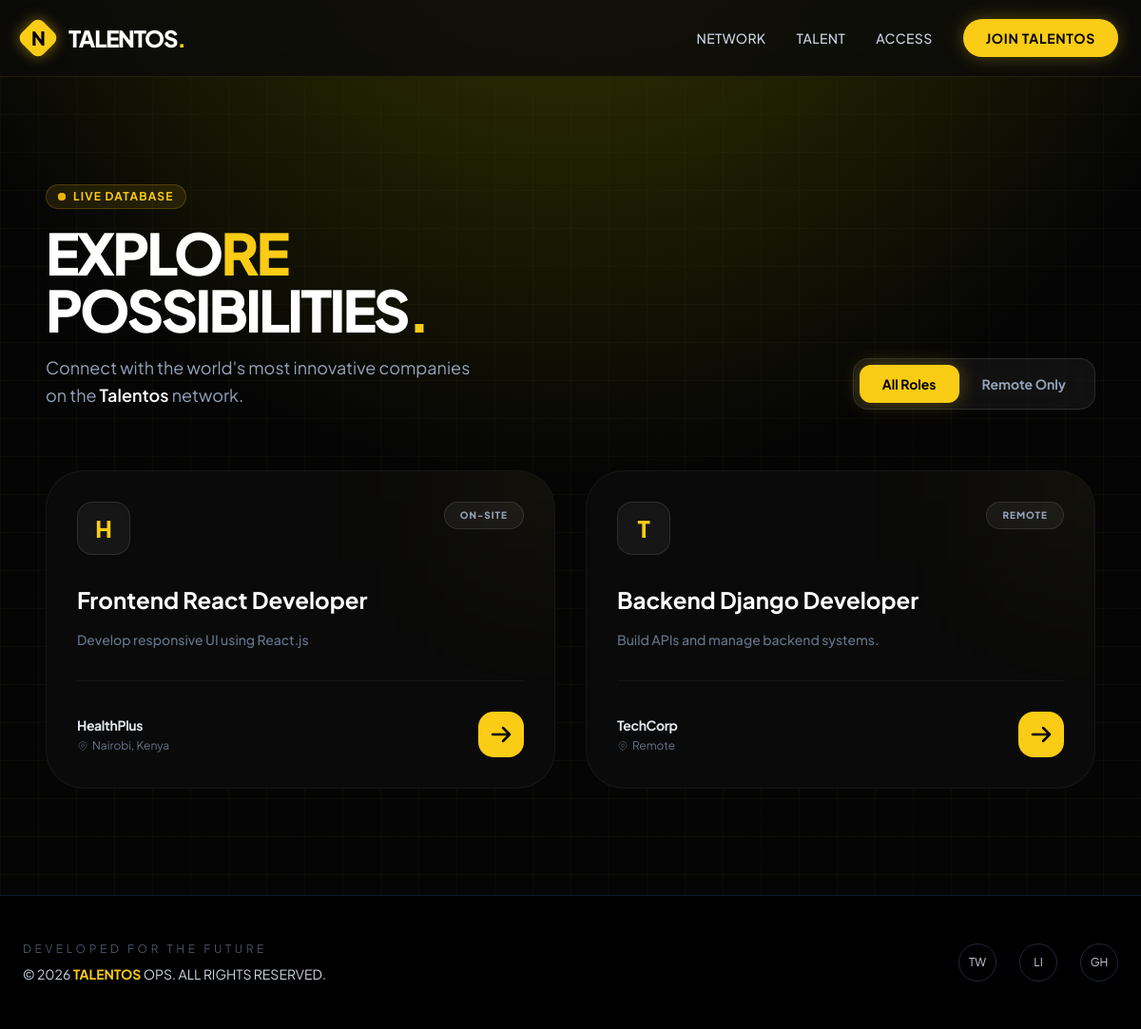
Screenshot of /jobs/ with the database file from the repository.
### jobs/models.py (models this page shows, shortened)
class Job(models.Model):
    organization = models.ForeignKey(
        Organization,
        on_delete=models.CASCADE,
        related_name="jobs"
    )
    title = models.CharField(max_length=255)
    description = models.TextField()
    LOCATION_CHOICES = [
        ("remote", "Remote"),
        ("onsite", "On-site"),
        ("hybrid", "Hybrid"),
    ]
    location_type = models.CharField(
        max_length=20,
        choices=LOCATION_CHOICES
    )
    location = models.CharField(max_length=255, blank=True)
    is_active = models.BooleanField(default=True)
    created_at = models.DateTimeField(auto_now_add=True)
    expires_at = models.DateTimeField(null=True, blank=True)

### members/models.py (models this page shows, shortened)
class Organization(models.Model):
    name = models.CharField(max_length=255)
    slug = models.SlugField(unique=True)
    description = models.TextField(blank=True)
    website = models.URLField(blank=True)
    created_at = models.DateTimeField(auto_now_add=True)

### jobs/views.py (the view)
# urls.py: path('', views.job_list, name='job_list'),                 # /jobs/ -> list all jobs
def job_list(request):
    jobs = Job.objects.all().order_by('-created_at')
    return render(request, "jobs/job_list.html", {"jobs": jobs})

### jobs/templates/jobs/job_list.html (shortened to what this page needs)
{% extends "members/base.html" %}
{% block content %}
<div class="max-w-7xl mx-auto px-6 py-16">
    <div class="flex flex-col lg:flex-row lg:items-end justify-between mb-16 gap-8">
        <div class="space-y-4">
            <div class="inline-flex items-center gap-2 px-3 py-1 rounded-full bg-yellow-400/10 border border-yellow-400/20 text-yellow-400 text-xs font-bold uppercase tracking-widest">
                <span class="relative flex h-2 w-2">
                    <span class="relative inline-flex rounded-full h-2 w-2 bg-yellow-500"></span>
                </span>
                Live Database
            </div>
            <h1 class="text-5xl md:text-6xl font-black text-white tracking-tighter">
                EXPLO<span class="text-yellow-400">RE</span><br/>POSSIBILITIES<span class="text-yellow-400">.</span>
            </h1>
            <p class="text-slate-400 max-w-md text-lg leading-relaxed">
                Connect with the world's most innovative companies on the <span class="text-white font-semibold">Talentos</span> network.
            </p>
        </div>
        <div class="flex p-1.5 bg-white/5 backdrop-blur-xl border border-white/10 rounded-2xl">
            <button class="px-6 py-2.5 bg-yellow-400 text-black rounded-xl text-sm font-bold transition-all shadow-[0_0_20px_rgba(250,204,21,0.3)]">
                All Roles
            </button>
            <button class="px-6 py-2.5 text-slate-400 hover:text-white rounded-xl text-sm font-bold transition-all">
                Remote Only
            </button>
        </div>
    </div>
    <div class="grid grid-cols-1 md:grid-cols-2 xl:grid-cols-3 gap-8">
        {% for job in jobs %}
        <div class="group relative bg-[#0A0A0A] border border-white/5 rounded-[2.5rem] p-8 transition-all duration-500 hover:border-yellow-400/50 hover:bg-[#111111] overflow-hidden">
            <div class="absolute -top-24 -right-24 h-48 w-48 bg-yellow-400/5 blur-[80px] group-hover:bg-yellow-400/10 transition-all duration-500"></div>
            <div class="flex justify-between items-start mb-8 relative z-10">
                <div class="h-14 w-14 rounded-2xl bg-white/5 border border-white/10 flex items-center justify-center text-yellow-400 font-black text-2xl group-hover:scale-110 group-hover:border-yellow-400/30 transition-all duration-500 shadow-inner">
                    {{ job.organization.name|slice:":1" }}
                </div>
                <div class="px-4 py-1.5 rounded-full bg-white/5 border border-white/10 text-[10px] font-black uppercase tracking-widest text-slate-400 group-hover:text-yellow-400 group-hover:border-yellow-400/20 transition-all">
                    {{ job.get_location_type_display }}
                </div>
            </div>
            <div class="space-y-4 relative z-10">
                <h3 class="text-2xl font-bold text-white leading-tight group-hover:text-yellow-400 transition-colors">
                    {{ job.title }}
                </h3>
                <p class="text-slate-500 text-sm leading-relaxed line-clamp-2 font-medium">
                    {{ job.description|truncatechars:110 }}
                </p>
            </div>
            <div class="mt-8 pt-8 border-t border-white/5 flex items-center justify-between relative z-10">
                <div class="flex flex-col">
                    <span class="text-sm font-bold text-slate-200 tracking-tight">{{ job.organization.name }}</span>
                    <span class="text-xs text-slate-500 mt-1 flex items-center gap-1">
                        <svg class="w-3 h-3" fill="none" stroke="currentColor" viewBox="0 0 24 24"><path d="M17.657 16.657L13.414 20.9a1.998 1.998 0 01-2.827 0l-4.244-4.243a8 8 0 1111.314 0z"></path><path d="M15 11a3 3 0 11-6 0 3 3 0 016 0z"></path></svg>
                        {{ job.location }}
                    </span>
                </div>
                <a href="{% url 'job_detail' job.id %}"
                   class="flex items-center justify-center h-12 w-12 rounded-2xl bg-yellow-400 text-black transform transition-all duration-500 group-hover:rotate-[360deg] group-hover:shadow-[0_0_25px_rgba(250,204,21,0.4)]">
                    <svg xmlns="http://www.w3.org/2000/svg" class="h-6 w-6" fill="none" viewBox="0 0 24 24" stroke="currentColor" stroke-width="2.5">
                        <path stroke-linecap="round" stroke-linejoin="round" d="M14 5l7 7m0 0l-7 7m7-7H3" />
                    </svg>
                </a>
            </div>
        </div>
        {% endfor %}
    </div>
</div>
{% endblock %}

### members/templates/members/base.html (shortened to what this page needs)
<!DOCTYPE html>
<html lang="en" class="scroll-smooth">
<head>
    <script src="https://cdn.tailwindcss.com"></script>
</head>
<body class="text-slate-300 min-h-screen flex flex-col">
    <nav class="glass-nav sticky top-0 z-50">
        <div class="max-w-7xl mx-auto px-6 h-20 flex justify-between items-center">
            <div class="flex items-center gap-2">
                <div class="h-8 w-8 bg-yellow-400 rounded-lg rotate-45 flex items-center justify-center shadow-[0_0_15px_rgba(250,204,21,0.5)]">
                    <div class="-rotate-45 text-black font-black text-xl">N</div>
                </div>
                <a href="{% url 'home' %}" class="group flex items-center no-underline">
                    <h1 class="text-2xl font-extrabold tracking-tighter text-white ml-2 transition-all group-hover:opacity-80">
                        TALENTOS<span class="text-yellow-400 group-hover:animate-pulse">.</span>
                    </h1>
                </a>
            </div>
            <div class="hidden md:flex items-center gap-8 text-sm font-medium tracking-wide">
                <a href="{% url 'dashboard' %}" class="hover:text-yellow-400 transition-colors uppercase">Network</a>
                <a href="#" class="hover:text-yellow-400 transition-colors uppercase">Talent</a>
                {% if user.is_authenticated %}
                    <div class="h-4 w-[1px] bg-slate-800"></div>
                    <span class="text-slate-500 uppercase">Awaiting: <span class="text-white">{{ user.username }}</span></span>
                    <form method="post" action="{% url 'logout' %}" style="display:inline;">
                        {% csrf_token %}
                        <button type="submit" class="border border-yellow-400/20 px-5 py-2 rounded-full hover:bg-yellow-400 hover:text-black transition-all">
                            LOGOUT
                        </button>
                    </form>
                {% else %}
                    <a href="{% url 'login' %}" class="hover:text-yellow-400 transition-colors uppercase">Access</a>
                    <a href="{% url 'signup' %}" class="btn-yellow text-black px-6 py-2.5 rounded-full font-bold uppercase tracking-wider">Join TALENTOS</a>
                {% endif %}
            </div>
        </div>
    </nav>
    <main class="flex-grow">
        <div class="max-w-7xl mx-auto px-6 py-12">
            {% block content %}{% endblock %}
        </div>
    </main>
    <footer class="border-t border-slate-900 bg-black py-12">
        <div class="max-w-7xl mx-auto px-6 flex flex-col md:flex-row justify-between items-center gap-8">
            <div class="text-center md:text-left">
                <p class="text-xs uppercase tracking-[0.3em] text-slate-600 mb-2">Developed for the Future</p>
                <p class="text-sm">&copy; 2026 <span class="text-yellow-400 font-bold">TALENTOS</span> OPS. ALL RIGHTS RESERVED.</p>
            </div>
            <div class="flex gap-6">
                <div class="h-10 w-10 border border-slate-800 rounded-full flex items-center justify-center hover:border-yellow-400 transition-colors cursor-pointer">
                    <span class="text-xs">TW</span>
                </div>
                <div class="h-10 w-10 border border-slate-800 rounded-full flex items-center justify-center hover:border-yellow-400 transition-colors cursor-pointer">
                    <span class="text-xs">LI</span>
                </div>
                <div class="h-10 w-10 border border-slate-800 rounded-full flex items-center justify-center hover:border-yellow-400 transition-colors cursor-pointer">
                    <span class="text-xs">GH</span>
                </div>
            </div>
        </div>
    </footer>
</body>
</html>

### members/templates/members/base.html (style rules this page uses)
body { font-family: 'Plus Jakarta Sans', sans-serif; background-color: #050505; background-image: radial-gradient(circle at 50% -20%, #3e3e00 0%, transparent 50%), linear-gradient(rgba(250, 204, 21, 0.03) 1px, transparent 1px), linear-gradient(90deg, rgba(250, 204, 21, 0.03) 1px, transparent 1px); background-size: 100% 100%, 40px 40px, 40px 40px; }
.glass-nav { background: rgba(10, 10, 10, 0.8); backdrop-filter: blur(12px); border-bottom: 1px solid rgba(250, 204, 21, 0.1); }
.btn-yellow { background: #FACC15; box-shadow: 0 0 20px rgba(250, 204, 21, 0.3); transition: all 0.3s ease; }

### rows the page displays
Job: organization.name "H", location_type "ON-SITE", title "Frontend React Developer", description "Develop responsive UI using React.js", organization.name "HealthPlus", location "Nairobi, Kenya"
Job: organization.name "T", location_type "REMOTE", title "Backend Django Developer", description "Build APIs and manage backend systems.", organization.name "TechCorp", location "Remote"
